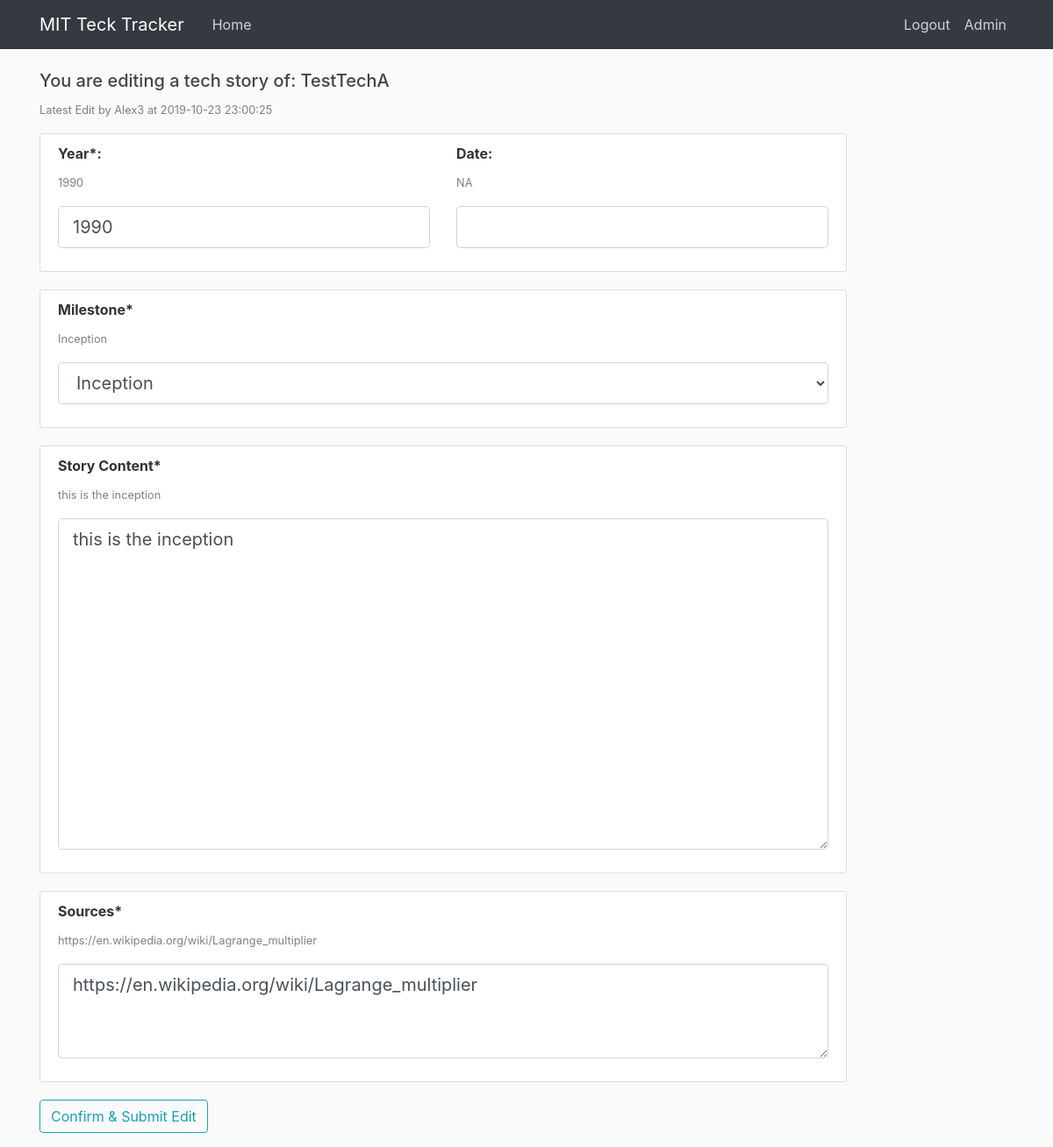
Page /edit_log/5 (signed in) on the earlier database version.
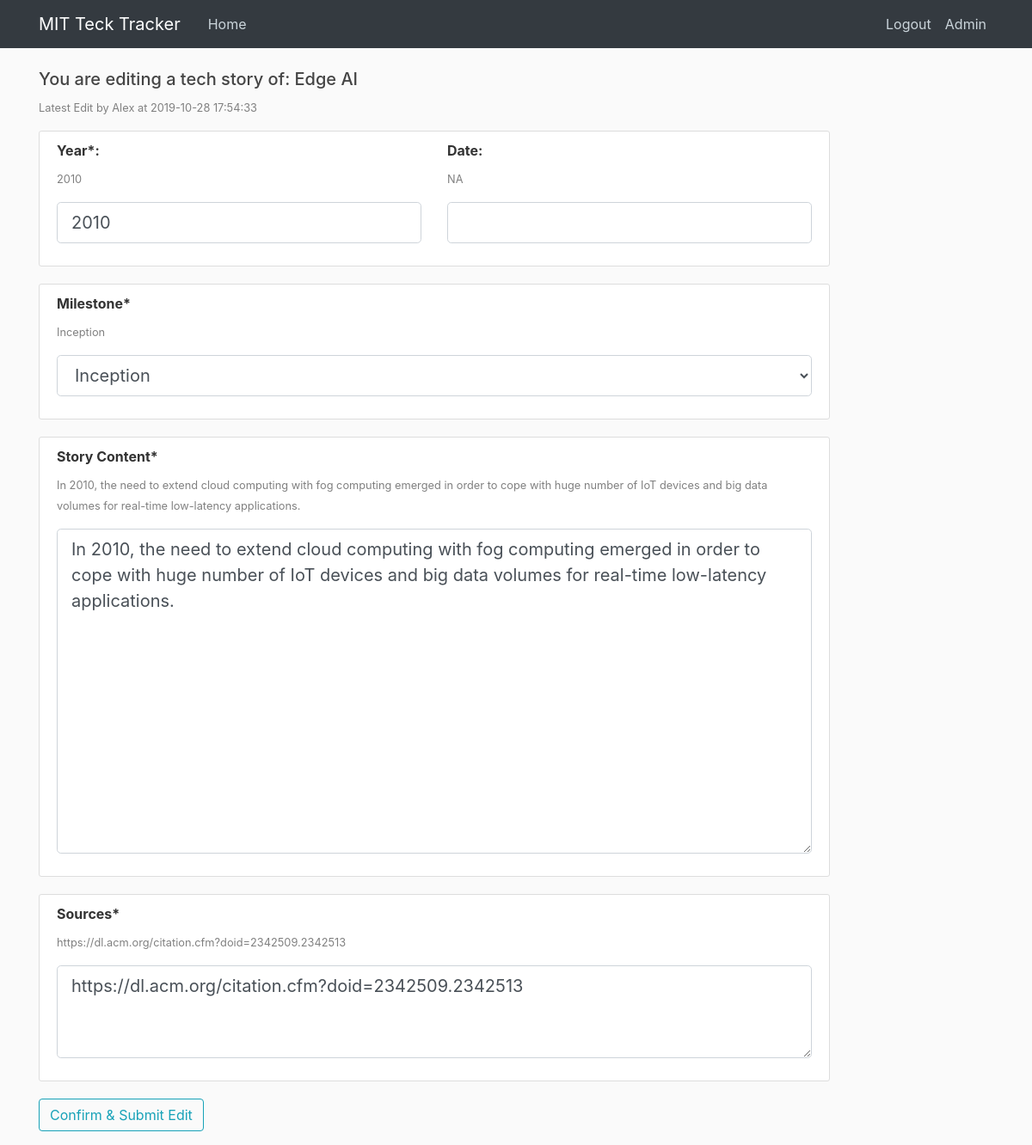
Same page on the later database version.
### tables this page shows
CREATE TABLE tech_story_log (
  log_s_id integer PRIMARY KEY autoincrement,
  contributor integer NOT NULL,
  contribute_time timestamp without time zone NOT NULL,
  tech_name text NOT NULL,
  story_year integer NOT NULL,
  story_date text,
  story_content text NOT NULL,
  milestone text NOT NULL,
  sources text,
  change_committed timestamp without time zone
);

CREATE TABLE users (
  user_id integer PRIMARY KEY autoincrement, -- SERIAL PRIMARY KEY,
  username text,
  email text NOT NULL,
  password text NOT NULL,
  can_scout boolean DEFAULT True,
  can_analyse boolean DEFAULT True,
  can_edit boolean DEFAULT False,
  admin boolean DEFAULT False
);

### app.py (the view, shortened to what this page needs)
@app.route("/edit_log/<log_s_id>", methods = ['GET', 'POST'])
def edit_log(log_s_id):
    user = get_current_user()
    if not user:
        return redirect(url_for('login'))
    if user['can_analyse'] == 0:
        flash('No access to TechAnalytics. Please contact administrators', 'danger')
        return redirect(url_for('home'))
    db = get_db()
    story_cur = db.execute('''
                            select *, datetime(contribute_time,'unixepoch') contribute_time_dt
                            from tech_story_log tsl join users
                            on contributor = user_id
                            where log_s_id = ?
                            ''', [log_s_id])
    story = story_cur.fetchone()
    tech = story['tech_name']
    form = EditTechStoryForm()
    form.milestone.choices = milestones_tuplist
    form.milestone.data = story[7]
    form.story_year.data = story[4]
    form.story_date.data = story[5]
    form.story_content.data = story[6]
    form.sources.data = story[8]
    return render_template('edit_log.html', title='View Tech Story', form = form, user = user, story = story)

### forms.py
class EditTechStoryForm(FlaskForm):
    story_year = IntegerField('Year*')
    story_date = StringField('Date', validators=[Optional(), Regexp(regex =r'(0[1-9]|1[012])[- /.](0[1-9]|[12][0-9]|3[01])',message="Please insert data in mm/dd format")])
    milestone = SelectField('Milestone*', choices = [],default='')
    story_content = TextAreaField('Story Content*',render_kw={"rows": 12})
    sources = TextAreaField('Sources*', render_kw={"rows": 3})
    submit = SubmitField('Confirm & Submit Edit')

### app.py (called while the page is built)
def get_current_user():
    user_result = None
    if 'user' in session:
        user_email = session['user']
        db = get_db()
        user_cur = db.execute('select user_id, email, password, can_scout, can_analyse, can_edit, admin from users where email = ?', [user_email])
        user_result = user_cur.fetchone()
    return user_result

### dbTest.py (called while the page is built)
def connect_db(RowMode=True):
    sql = sqlite3.connect(dbpath)
    if RowMode:
        sql.row_factory = sqlite3.Row
    else:
        sql.row_factory = lambda cursor, row: row[0]
    return sql

def get_db():
    if not hasattr(g, 'sqlite3_db'):
        g.sqlite_db = connect_db()
    return g.sqlite_db

### templates/edit_log.html (shortened to what this page needs)
{% extends "layout.html" %}
{% from "show_links.html" import show_links %}
{% block nav %}
{{ show_links(user) }}
{% endblock %}
{% block content %}
    <h5>You are editing a tech story of: {{ story['tech_name']}} </h5>
    <p><small><font color="grey">Latest Edit by {{ story['username'] }} at {{ story['contribute_time_dt'] }}</font></small></p>
    <form method="POST" action="">
    <div class = "content-section">
        <div class = "row">
          <div class = "col-sm">
            <div class="form-group">
                <b>{{ form.story_year.label(class="form-control-label") }}: </b>
                <p><small><font color="grey">{{ story['story_year']}}</font></small></p>
                {% if form.story_year.errors %}
                  {{ form.story_year(class="form-control form-control-lg is-invalid") }}
                <div class="invalid-feedback">
                  {% for error in form.story_year.errors %}
                        <span>{{ error }}</span>
                  {% endfor %}
                </div>
            {% else %}
              {{ form.story_year(class="form-control form-control-lg") }}
            {% endif %}
            </div>
          </div>
          <div class = "col-sm">
            <div class="form-group">
                <b>{{ form.story_date.label(class="form-control-label") }}: </b>
                <p><small><font color="grey">{% if story['story_date'] %} {{ story['story_date']}} {% else %} NA {% endif %}</font></small></p>
                {% if form.story_date.errors %}
                  {{ form.story_date(class="form-control form-control-lg is-invalid") }}
                <div class="invalid-feedback">
                  {% for error in form.story_date.errors %}
                        <span>{{ error }}</span>
                  {% endfor %}
                </div>
            {% else %}
              {{ form.story_date(class="form-control form-control-lg") }}
            {% endif %}
            </div>
          </div>
        </div>
    </div>
    <div class = "content-section">
      <div class="form-group">
        <b>{{ form.milestone.label(class="form-control-label") }}</b>
        <p><small><font color="grey">{{ story['milestone']}}</font></small></p>
        {% if form.milestone.errors %}
            {{ form.milestone(class="form-control form-control-lg is-invalid") }}
            <div class="invalid-feedback">
                {% for error in form.milestone.errors %}
                    <span>{{ error }}</span>
                {% endfor %}
            </div>
        {% else %}
            {{ form.milestone(class="form-control form-control-lg") }}
        {% endif %}
      </div>
    </div>
    <div class = "content-section">
      <div class="form-group">
        <b>{{ form.story_content.label(class="form-control-label") }}</b>
        <p><small><font color="grey">{{ story['story_content']}}</font></small></p>
        {% if form.story_content.errors %}
            {{ form.story_content(class="form-control form-control-lg is-invalid") }}
            <div class="invalid-feedback">
                {% for error in form.story_content.errors %}
                    <span>{{ error }}</span>
                {% endfor %}
            </div>
        {% else %}
            {{ form.story_content(class="form-control form-control-lg") }}
        {% endif %}
      </div>
    </div>
    <div class = "content-section">
      <div class="form-group">
        <b>{{ form.sources.label(class="form-control-label") }}</b>
        <p><small><font color="grey">{{ story['sources']}}</font></small></p>
        {% if form.sources.errors %}
            {{ form.sources(class="form-control form-control-lg is-invalid") }}
            <div class="invalid-feedback">
                {% for error in form.sources.errors %}
                    <span>{{ error }}</span>
                {% endfor %}
            </div>
        {% else %}
            {{ form.sources(class="form-control form-control-lg") }}
        {% endif %}
      </div>
    </div>
    <div class="form-group">
      {{ form.submit(class="btn btn-outline-info") }}
    </div>
    </form>
{% endblock content %}

Differences in the rows shown:
no longer on this page (row unchanged): users: username "Alex3"
changed tech_story_log "Inception": tech_name "TestTechA" → "Edge AI"; story_year "1990" → "2010"; story_content "this is the inception" → "In 2010, the need to extend cloud computing with fog computing emerged in order to cope with huge number of IoT devices and big data volumes for real-time low-latency applications."; sources "https://en.wikipedia.org/wiki/Lagrange_multiplier" → "https://dl.acm.org/citation.cfm?doid=2342509.2342513"
now on this page (row unchanged): users: username "Alex"
Other differences:
{{ story['contribute_time_dt'] }}: "2019-10-23 23:00:25" → "2019-10-28 17:54:33"
